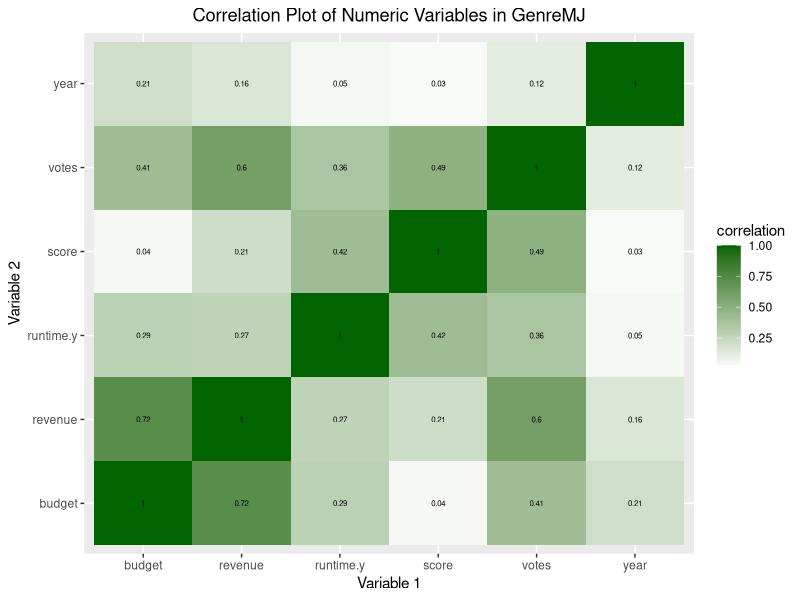
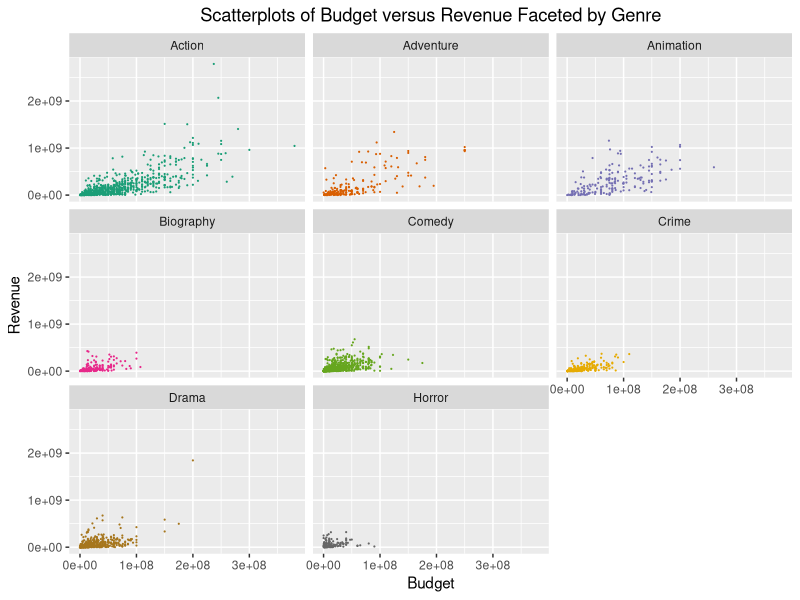
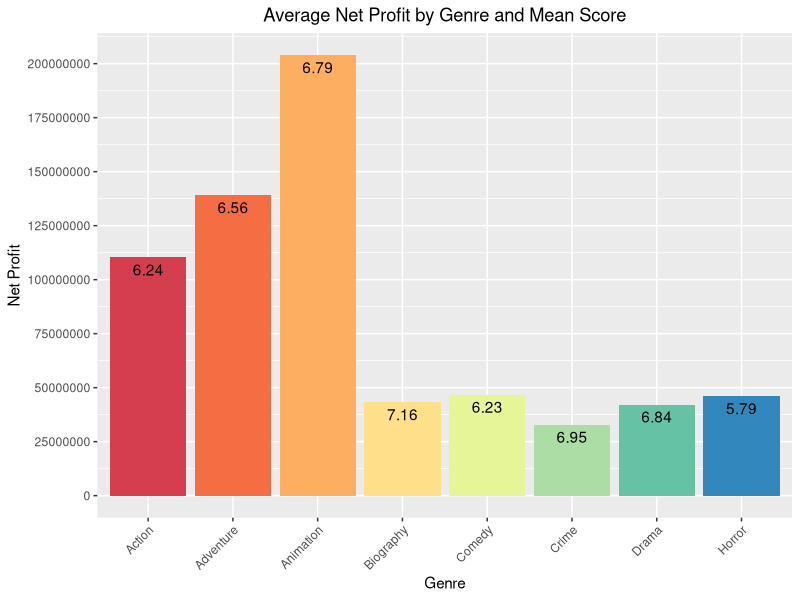
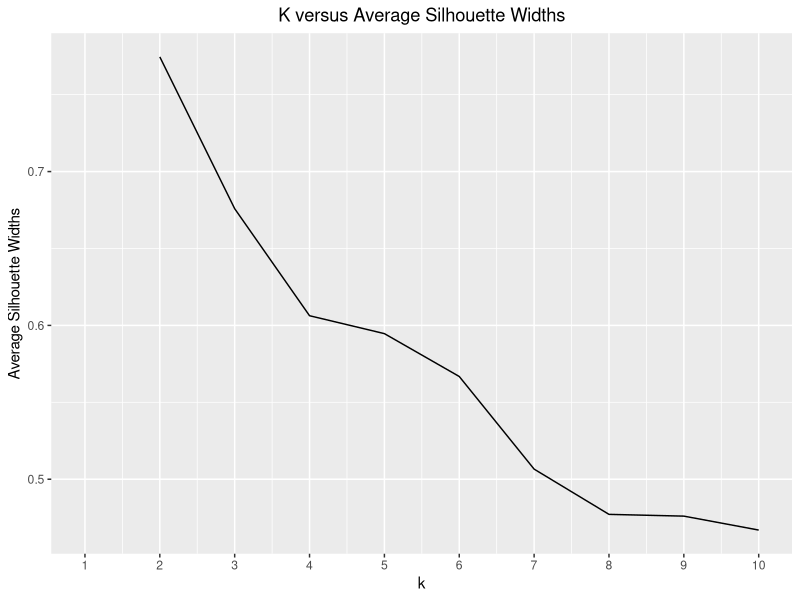
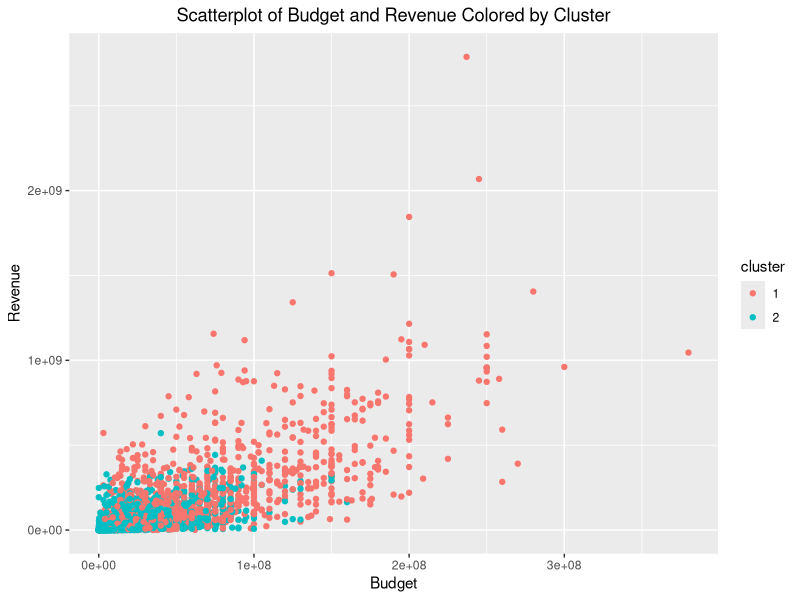
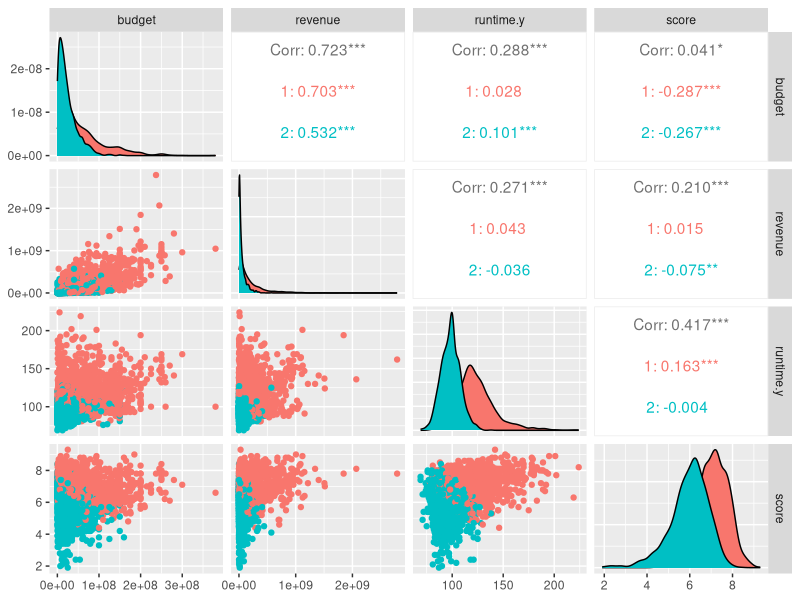

Here is the R script that generated these plots, in order:
## ---- chunk 1
knitr::opts_chunk$set(echo = TRUE, eval = TRUE, fig.align = "center", warning = F, message = F,
tidy=TRUE, tidy.opts=list(width.cutoff=60), R.options=list(max.print=100))
## ---- chunk 2
library(tidyverse)
library(readr)
library(dplyr)
library(ggplot2)
options(scipen=99)

MovieBudget <- read_csv("MovieBudget.csv")

MovieRatings <- read_csv("MovieRatings.csv")

MovieJoin <- MovieBudget %>% distinct(title, .keep_all = T) %>% rename(name = title) %>% right_join(MovieRatings, by = "name")

MovieJoin2 <- MovieJoin %>% select(-runtime.x)
MovieJoin2 <- MovieJoin2 %>% select(-status) 
MovieJoin2 <- MovieJoin2 %>% select(- original_title)
MovieJoin2 <- MovieJoin2 %>% na.omit 
MovieJoin2 <- MovieJoin2 %>% select(- popularity)

MovieJoin3 <- MovieJoin2 %>% filter(!revenue == 0 & !budget == 0)
MovieJoin3 <- MovieJoin3 %>% filter(budget >= "1000")
MovieJoin3 <- MovieJoin3 %>% filter(revenue >= "1000")

'%ni%' <- Negate('%in%')
MovieJoin3 %>% group_by(genre) %>% count() %>% arrange(n)
GenreMJ <- MovieJoin3 %>% filter(genre %ni% c("Thriller" , "Family", "Romance", "Sci-Fi", "Fantasy", "Mystery"))
## ---- chunk 3
GenreMJ %>% summarise_if(is.numeric, mean) 

GenreMJ %>% summarise_if(is.numeric, sd) 
## ---- chunk 4
GenreMJ %>% filter(score == max(score)) %>% select(name)

GenreMJ %>% group_by(genre) %>% summarise(mscore = mean(score)) %>% arrange(desc(mscore)) 

GenreMJ %>% group_by(rating, country) %>% summarise(ms = mean(score)) %>% arrange(desc(ms))
## ---- chunk 5
GenreMJ %>% group_by(genre) %>% summarise(mr = mean(revenue)) %>% arrange((mr)) 

GenreMJ %>% mutate(net = revenue - budget) %>% filter(net == max(net)) %>% select(name)
## ---- chunk 6
GenreMJ %>% select(country) %>% count(country) %>% arrange(desc(n)) 

GenreMJ %>% group_by(genre) %>% summarise(mrt = mean(runtime.y)) %>% arrange(desc(mrt)) 

GenreMJ %>% group_by(country) %>% summarise(mv = mean(votes)) %>% arrange(desc(mv)) 

## ---- chunk 7
GenreMJ %>% group_by(genre) %>% summarise_if(is.numeric, c(mean, sd, var, min, max)) %>% pivot_longer(contains("_")) %>% separate(name, sep = "_", into = c("variable", "summarystat")) %>% pivot_wider(names_from = "variable", values_from = "value") %>% mutate(summarystat = recode(summarystat, "fn1" = "mean", "fn2" = "sd", "fn3" = "var", "fn4" = "min", "fn5" = "max"))
## ---- chunk 8
MJCor <- MovieJoin3 %>% na.omit %>% select_if(is.numeric)

MJCorrelation <- MJCor %>% cor

MJC <- MJCorrelation %>% as.data.frame() %>% rownames_to_column("var1") %>% pivot_longer(-1, names_to="var2", values_to="correlation")

MJC %>% ggplot(aes(var1, var2, fill = correlation)) + geom_tile() + labs(x = "Variable 1", y = "Variable 2") + ggtitle("Correlation Plot of Numeric Variables in GenreMJ") + scale_fill_gradient2(high="dark green") + theme(plot.title = element_text(hjust = 0.5)) + geom_text(aes(label=round(correlation,2)),color = "black", size = 2)
## ---- chunk 9
options(scipen = 2)

ggplot(GenreMJ, aes(budget, revenue, color = genre)) + scale_color_brewer(palette="Dark2") + ggtitle("Scatterplots of Budget versus Revenue Faceted by Genre") + labs(x = "Budget" , y = "Revenue") +
  theme(legend.position = "none", plot.title = element_text(hjust = 0.5)) + geom_point(size = 0.1) +  facet_wrap(~genre) 
## ---- chunk 10
GenreMJ1 <- GenreMJ %>% mutate(net = revenue - budget)
MeanScores <- GenreMJ1 %>% group_by(genre) %>% summarise(meanscore = mean(score),meannet=mean(net)) %>% mutate(meanscore = round(meanscore,2))

ggplot(GenreMJ1, aes(x = genre, y=net, fill = genre))+
  geom_bar(stat="summary", fun=mean, position = "dodge")+ scale_fill_brewer(palette="Spectral") +
  theme(axis.text.x = element_text(angle=45, hjust=1),legend.position="none", plot.title = element_text(hjust = 0.5))+
  scale_y_continuous(breaks = seq(0, 200000000, 25000000)) +
  geom_text(data = MeanScores, aes(y = meannet, label = meanscore), vjust = 1.5) + 
ggtitle("Average Net Profit by Genre and Mean Score") + labs(x = "Genre", y = "Net Profit")
## ---- chunk 11
MJNum <- GenreMJ %>% select(budget, revenue, runtime.y, score)
library(cluster)

MJsil_width<-vector()

for(i in 2:10){  
  kms <- kmeans(MJNum,centers=i) 
  sil <- silhouette(kms$cluster,dist(MJNum)) 
  MJsil_width[i]<- mean(sil[,3])
  }
  
ggplot()+geom_line(aes(x=1:10,y=MJsil_width))+scale_x_continuous(name="k",breaks=1:10) + ggtitle("K versus Average Silhouette Widths") + theme(plot.title = element_text(hjust = 0.5)) + labs(x = "K Values", y = "Average Silhouette Widths")
## ---- chunk 12
MJPam <- MJNum %>% scale() %>% pam(k=2)

MJpamclust<- MJNum%>%mutate(cluster=as.factor(MJPam$clustering))
MJpamclust%>%group_by(cluster)%>%summarize_if(is.numeric,mean,na.rm=T)

MJpamclust%>%ggplot(aes(x=budget,y=revenue,color=cluster))+geom_point() + ggtitle("Scatterplot of Budget and Revenue Colored by Cluster") + theme(plot.title = element_text(hjust = 0.5)) + labs(x = "Budget", y = "Revenue")
## ---- chunk 13
library(GGally)
MJNum %>% mutate(cluster=as.factor(MJPam$clustering)) %>% 
ggpairs(columns = c("budget","revenue","runtime.y","score"), aes(color=cluster))
## ---- chunk 14
MJPam$silinfo$avg.width
